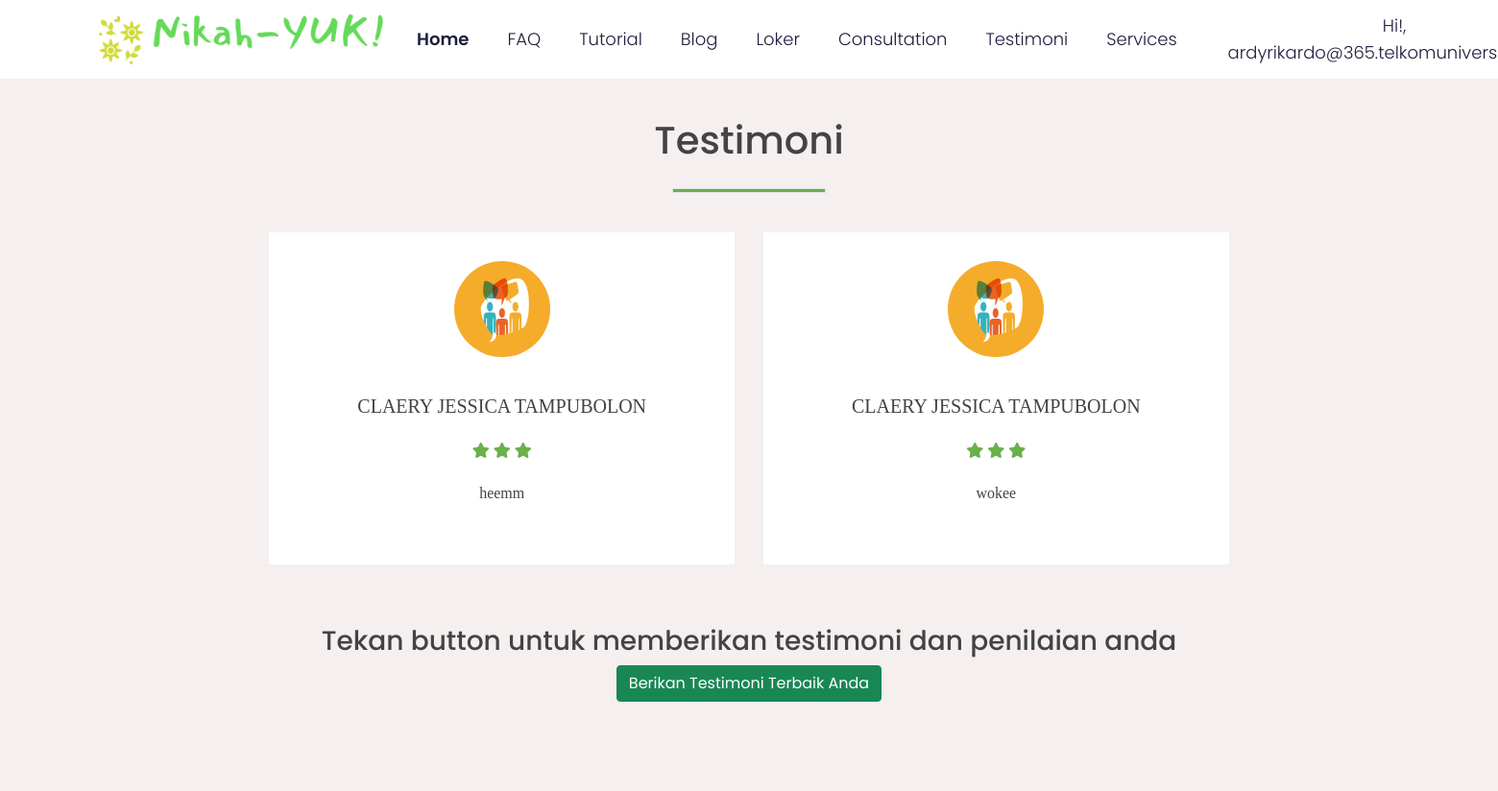
/view/user/testimoni_user.php (signed in, upper part), run on an earlier commit of the app's database.
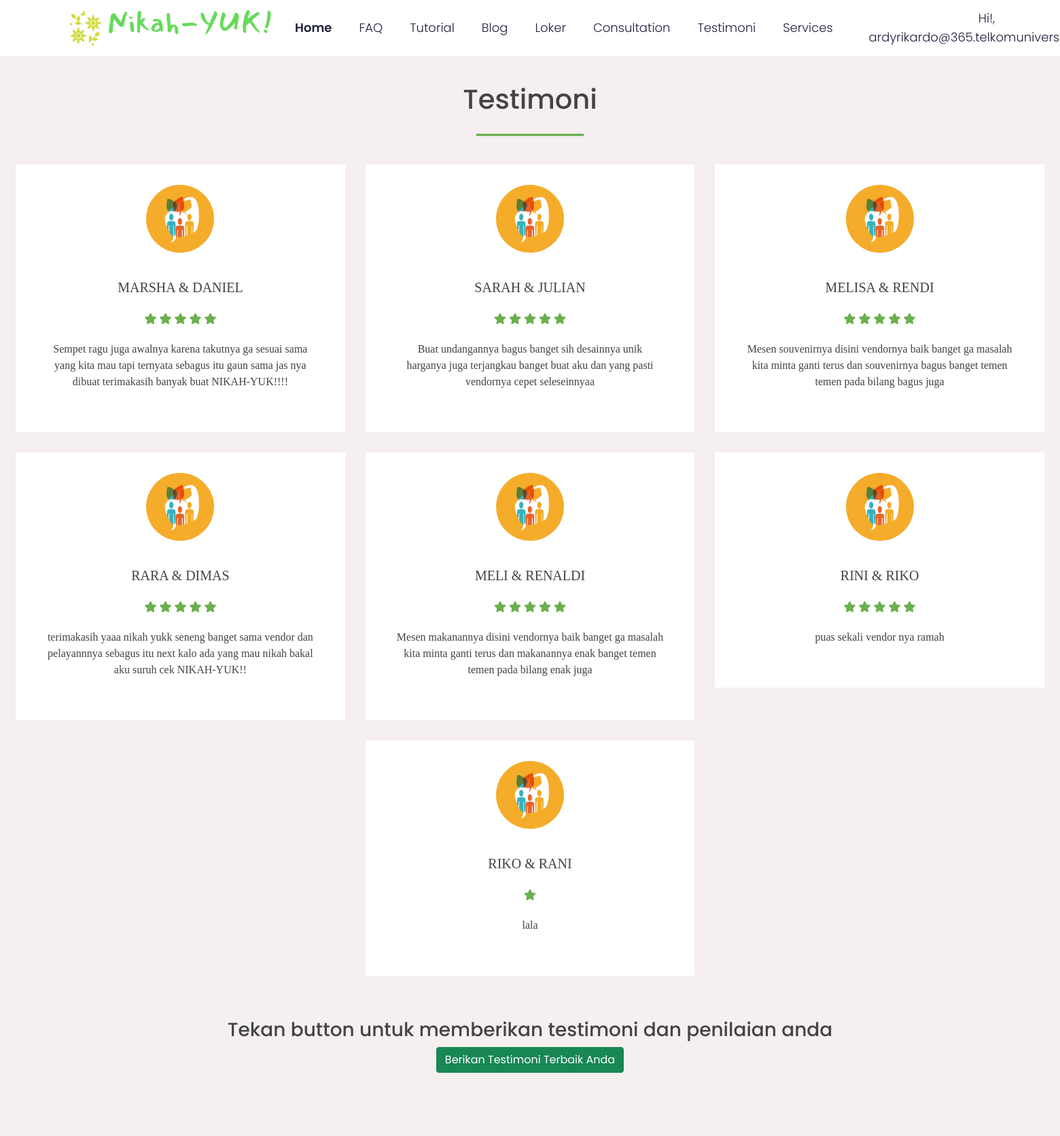
And on a later commit of the database.
### tables this page shows
CREATE TABLE `testimoni` (
  `id` int(11) NOT NULL,
  `name` varchar(222) NOT NULL,
  `message` text NOT NULL,
  `email` varchar(30) NOT NULL,
  `nilai` int(1) NOT NULL
);

### view/user/testimoni_user.php (the view, shortened to what this page needs)
<!DOCTYPE html>
<html lang="en">
<head>
    <link href="https://cdn.jsdelivr.net/npm/bootstrap@5.0.0-beta2/dist/css/bootstrap.min.css" rel="stylesheet">
    <link rel="stylesheet" href="https://use.fontawesome.com/releases/v5.5.0/css/all.css">
    <link rel="stylesheet" href="sweetalert2.min.css">
    <link rel="stylesheet" type="text/css" href="../../style/testimoni_page.css">
</head>
<body>
    <section style="height:100%; width: 100%; box-sizing: border-box; background-color: #FFFFFF">
        <div class="header-4-2" style="font-family: 'Poppins', sans-serif;">
            <nav class="navbar navbar-expand-lg navbar-light">
                <a href="#">
                    <img style="margin-right:0.75rem" src="../../img/logo1.png" alt="">
                </a>
                <div class="collapse navbar-collapse" id="navbarTogglerDemo-header-4-2">
                    <ul class="navbar-nav me-auto mt-2 mt-lg-0">
                        <li class="nav-item active">
                            <a class="nav-link" href="Welcome_page.php">Home</a>
                        </li>
                        <li class="nav-item">
                            <a class="nav-link" href="Faq_user.php">FAQ</a>
                        </li>
                        <li class="nav-item">
                            <a class="nav-link" href="#">Tutorial</a>
                        </li>
                        <li class="nav-item">
                            <a class="nav-link" href="Blog_user.php">Blog</a>
                        </li>
                        <li class="nav-item">
                            <a class="nav-link" href="#">Loker</a>
                        </li>
                        <li class="nav-item">
                            <a class="nav-link" href="Konsultasi_user.php">Consultation</a>
                        </li>
                        <li class="nav-item">
                            <a class="nav-link" href="testimoni_user.php">Testimoni</a>
                        </li>
                        <li class="nav-item">
                            <a class="nav-link" href="#">Services</a>
                        </li>
                    </ul>
                    <button class="btn btn-default btn-no-fill-header-4-2">Hi!, <?=$_SESSION['email'];?></button>
                </div>
            </nav>
            <div class="testimonials">
                <div class="inner">
                    <h1>Testimoni</h1>
                    <div class="border"></div>
                    <div class="row">
                        <?php
                        include('../../controller/db_conn.php');
                        $query = "SELECT * FROM testimoni";
                        $select = $conn->prepare($query);
                        $select->execute();
                        $result = $select->get_result();
                        if ($result->num_rows > 0) {
                            while ($row = $result->fetch_assoc()) {
                                foreach ($result as $row) :
                        ?>
                                    <div class="col">
                                        <div class="testimonial">
                                            <img src="../../img/testi.png" alt="">
                                            <div class="card-body">
                                                <div class="name"><?php echo $row["name"] ?></b></div>
                                                <div class="stars">
                                                    <?php for ($x = 1; $x <= $row["nilai"]; $x++) { ?>
                                                        <i class="fas fa-star"></i>
                                                    <?php } ?>
                                                </div>
                                                <p><?php echo $row["message"] ?></p>
                                            </div>
                                        </div>
                                    </div>
                        <?php endforeach;
                            }
                        } ?>
                    </div>
                </div>
                <div class="container mt-5">
                    <h3>Tekan button untuk memberikan testimoni dan penilaian anda</h3>
                    <button type="button" class="btn btn-success" data-bs-toggle="modal" data-bs-target="#exampleModal"> Berikan Testimoni Terbaik Anda </button>
                                            </head>
                                            <body>
                </div>
                <div class="footer">
                    <br><br><br><br>
                </div>
            </div>
    </section>
</body>
</html>

What changed in the data, as far as the page shows it:
removed testimoni: name "CLAERY JESSICA TAMPUBOLON", nilai 3 (drawn), message "heemm"
removed testimoni: name "CLAERY JESSICA TAMPUBOLON", nilai 3 (drawn), message "wokee"
added testimoni: name "MARSHA & DANIEL", nilai 5 (drawn), message "Sempet ragu juga awalnya karena takutnya ga sesuai sama yang kita mau tapi ternyata sebagus itu gaun sama jas nya dibuat terimakasih banyak buat NIKAH-YUK!!!!"
added testimoni: name "SARAH & JULIAN", nilai 5 (drawn), message "Buat undangannya bagus banget sih desainnya unik harganya juga terjangkau banget buat aku dan yang pasti vendornya cepet seleseinnyaa"
added testimoni: name "MELISA & RENDI", nilai 5 (drawn), message "Mesen souvenirnya disini vendornya baik banget ga masalah kita minta ganti terus dan souvenirnya bagus banget temen temen pada bilang bagus juga"
added testimoni: name "RARA & DIMAS", nilai 5 (drawn), message "terimakasih yaaa nikah yukk seneng banget sama vendor dan pelayannnya sebagus itu next kalo ada yang mau nikah bakal aku suruh cek NIKAH-YUK!!"
added testimoni: name "MELI & RENALDI", nilai 5 (drawn), message "Mesen makanannya disini vendornya baik banget ga masalah kita minta ganti terus dan makanannya enak banget temen temen pada bilang enak juga"
added testimoni: name "RINI & RIKO", nilai 5 (drawn), message "puas sekali vendor nya ramah"
added testimoni: name "RIKO & RANI", nilai 1 (drawn), message "lala"
